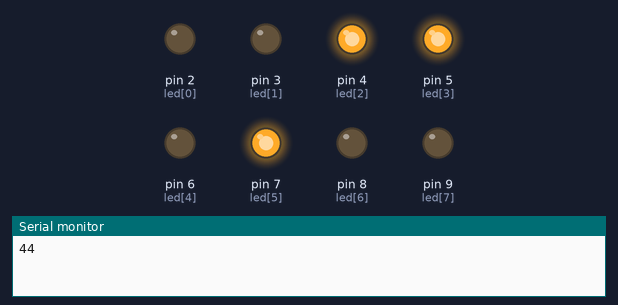
The sketch below on a simulated Arduino Uno, built with avr-gcc and run on an emulated ATmega328P. On the bench: output pins drawn as LEDs (lit = HIGH), the last lines printed to the serial monitor.

Above: at 2.5 s.
At 7.5 s:
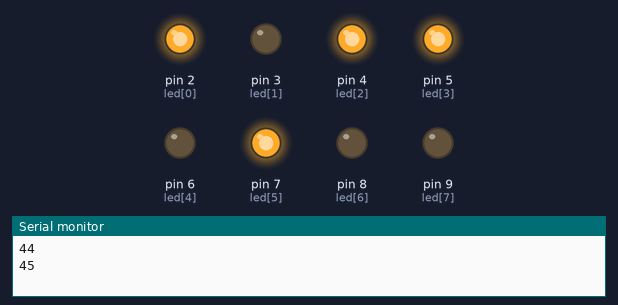
At 12.5 s:
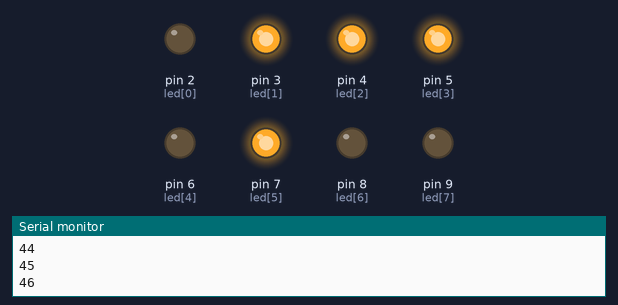
At 17.5 s:
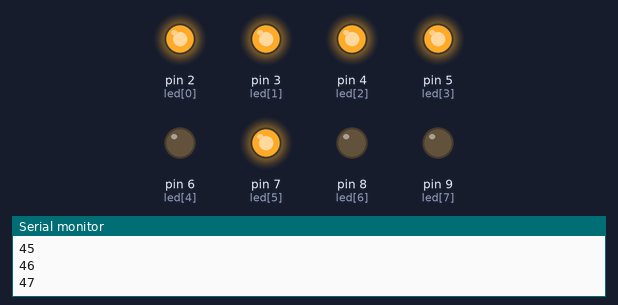
At 22.5 s:
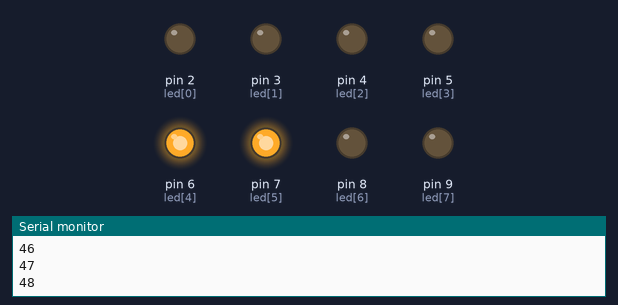
At 32.5 s:
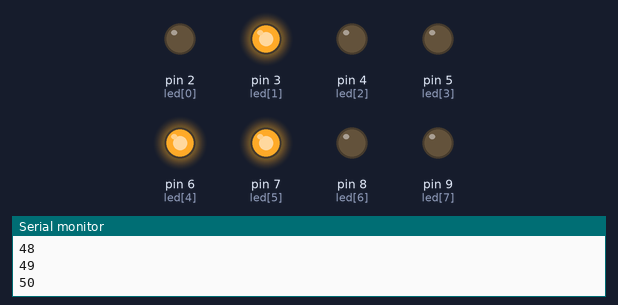
Timing chart, 0 to 40.3 s (numbered marks = the images above):
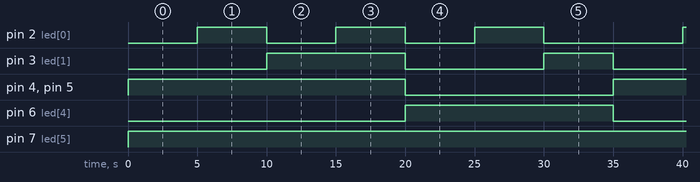

Measured:
- by itself, pin 2 (led[0]): repeats every 35.0 s: 2 × (LOW 5.0 s, HIGH 5.0 s), LOW 10.0 s, HIGH 5.0 s
- by itself, pin 3 (led[1]): repeats every 35.0 s: LOW 10.0 s, HIGH 5.0 s, LOW 10.0 s, HIGH 10.0 s
- by itself, pin 4 (led[2]), pin 5 (led[3]): alternates HIGH for 20.0 s and LOW for 15.0 s
- by itself, pin 6 (led[4]): alternates HIGH for 15.0 s and LOW for 20.0 s
- by itself, pin 7 (led[5]): LOW → HIGH at 0.00 s

The sketch:

main.ino
```cpp
int led[] = {2,3,4,5,6,7,8,9};   // array
void setup()
{
for (int i = 0; i < 8; i++) {
    pinMode(led[i], OUTPUT);
  }
  Serial.begin(9600);
}

void loop()
{
  input(44,50);
}

void input(int a,int b) {     //fungsi masukkan nilai awal dan akhir
  for (int i=a; i<=b; i++) {
    biner(i);
    Serial.println(i);
    delay(5000);
  }
}
void biner(int n) {           //fungsi biner
  for (int i=0; i<8; i++) {
    if (n%2)
      digitalWrite(led[i], HIGH);
    else
      digitalWrite(led[i], LOW);
    n/=2;
  }
}
```
